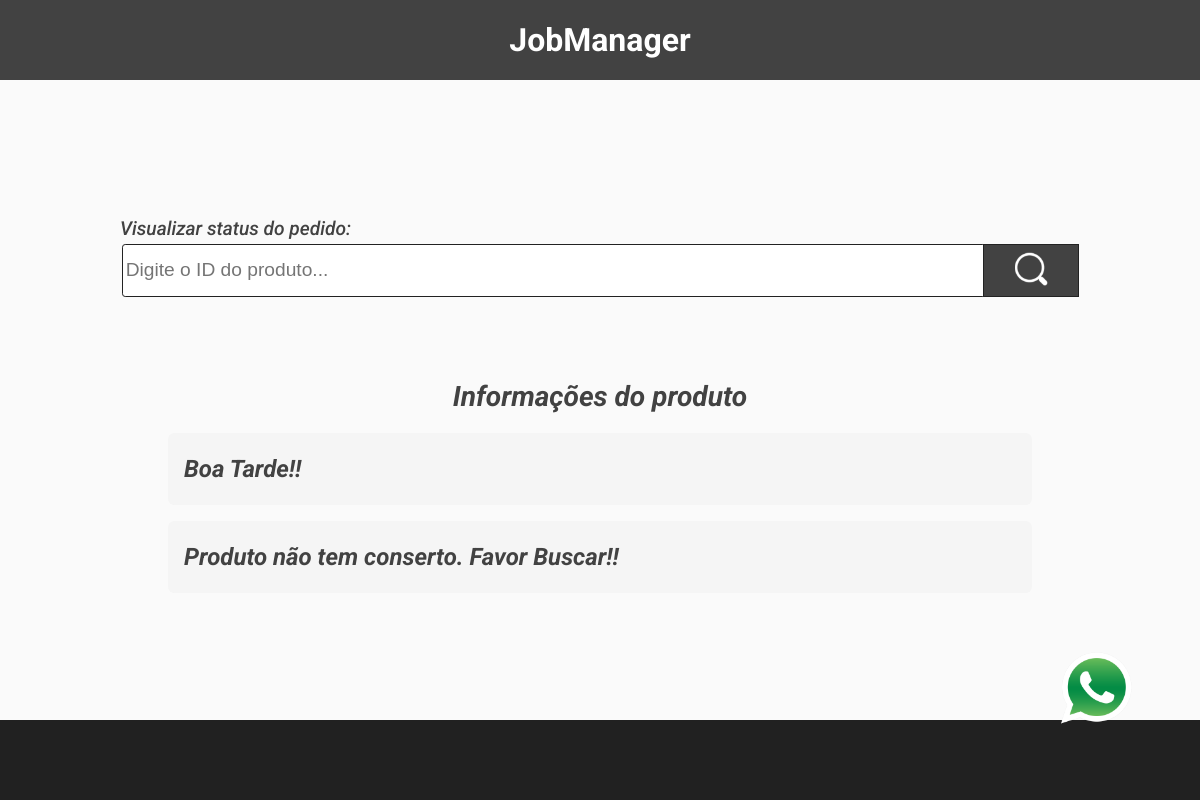
The page /cliente/index.php?id=44 on the database its author committed.
### tables this page shows
CREATE TABLE `observacao_servico` (
  `id` int(11) NOT NULL,
  `id_servico` int(11) NOT NULL,
  `observacao` varchar(500) NOT NULL
);

### cliente/index.php (the view, shortened to what this page needs)
<?php require_once '../php_action/db_connect.php'; ?>
<!DOCTYPE html>
<html lang="pt-br">
<head>
</head>
<body>
    <header class="cabecalho">
        <a style="color: white; text-decoration: none;" href="http://localhost/tcc/cliente/"><h1>JobManager</h1></a>
    </header>
    <main>
        <div class="pesquisa">
            <label for="id">Visualizar status do pedido:</label>
            <div class="campo">
                <input type="text" id="id" class="search" placeholder="Digite o ID do produto..."><a href="http://localhost/tcc/cliente/id?" type="button" class="search-button"> <img src="./images/lupa.png" alt="Botao pesquisar"></a>
            </div>
        </div>
        <div class="corpo">
            <?php if (isset($_GET['id'])) {
                $id = $_GET['id'];
                $sql = "SELECT * FROM observacao_servico WHERE id_servico = '$id'";
                $result = mysqli_query($connect, $sql);
                if (mysqli_num_rows($result) > 0) {
                    echo "<h3 style='margin-top:1.5rem; margin-bottom:1rem'>Informações do produto</h3>";
                    while ($dados = mysqli_fetch_array($result)) {
                        echo '<div class="observacao">' . $dados['observacao'] . '</div>';
                    }
                }
            ?>
            <?php } else { ?>
                <h2>Seja Bem vindo!</h2>
                <span>Qualquer dúvida entre em contato pelo whatsApp...</span>
            <?php } ?>
        </div>
        <a target="_blanck" href="https://api.whatsapp.com/send?phone=35997157647&text=Olá informe sua dúvida e atenderemos assim que possível!"><img src="./images/logo-whatsapp-1024.png" alt="Logo WhatsApp" class="logo-whats"></a>
    </main>
    <footer>
    </footer>
</body>
</html>

### cliente/index.php (style rules this page uses)
* { margin: 0; padding: 0; box-sizing: border-box; }
.cabecalho { color: white; background-color: #424242; height: 10vh; display: flex; align-items: center; justify-content: center; font-family: 'Roboto', sans-serif; }
main { min-height: 80vh; width: 100%; background-color: #fafafa; display: flex; flex-direction: column; align-items: center; justify-content: center; }
footer { color: white; background-color: #212121; height: 10vh; display: flex; align-items: center; justify-content: center; font-family: 'Roboto', sans-serif; }
.pesquisa { margin-top: 1.5rem; width: 80%; display: flex; flex-direction: column; justify-content: center; }
.pesquisa label { font-family: 'Roboto', sans-serif; font-weight: 500; font-style: oblique; color: #424242; font-size: 1.2rem; line-height: 1.8rem; }
.campo { width: 100%; display: flex; align-items: center; justify-content: center; }
.search { width: 90%; height: 3.3rem; border-radius: .2rem; font-size: 1.2rem; padding: .2rem; border: solid 1px #222; }
.search-button { width: 10%; height: 3.3rem; margin-left: -3px; display: flex; align-items: center; justify-content: center; cursor: pointer; background-color: #424242; border: solid 1px #222; transition: background-color .2s; }
.search-button img { width: 2.5rem; height: 2.5rem; }
.corpo { margin-top: 3.5rem; width: 80%; display: flex; flex-direction: column; align-items: center; justify-content: center; line-height: 2.5rem; font-family: 'Roboto', sans-serif; font-weight: 700; font-style: oblique; color: #424242; font-size: 1.5rem; }
.observacao { width: 90%; background-color: black; margin-bottom: 1rem; padding: 1rem; border-radius: .4rem; display: flex; align-items: center; background-color: #f5f5f5; transition: background-color .2s; cursor: pointer; }
.logo-whats { height: 5rem; width: 5rem; position: fixed; bottom: 4.5rem; right: 4rem; cursor: pointer; transition: transform .2s; }

### rows shown on the page
observacao_servico: observacao "Boa Tarde!!"
observacao_servico: observacao "Produto não tem conserto. Favor Buscar!!"
